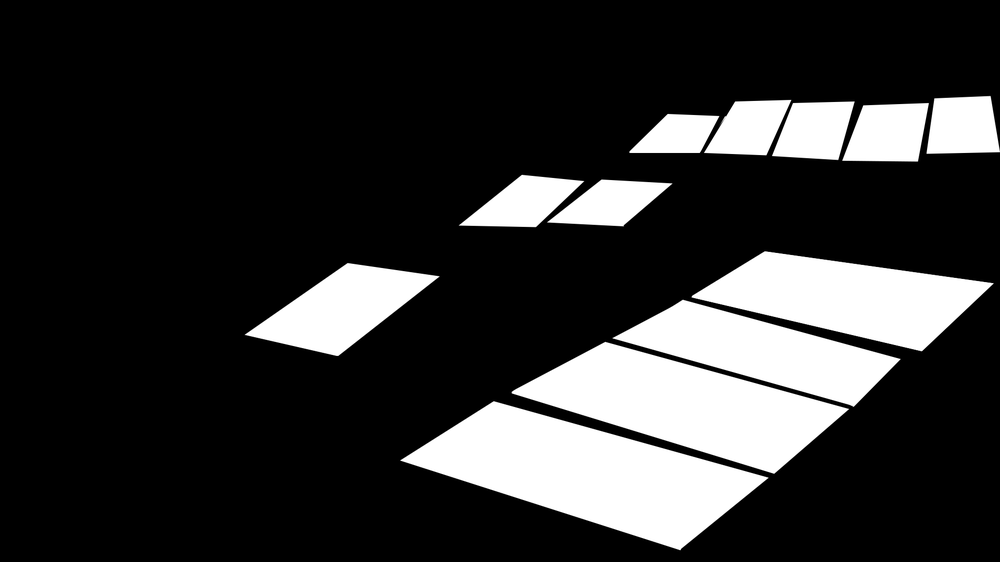
#> input picture imgs/mascarav3.png, 1000 x 562 px, shrunk from 1920 x 1080 before the run, found by its file name
$ python crop.py   (older library calls are emulated)
#> lines starting #> are read from the running program, lines starting #| are printed output that depends on the picture
import os
import cv2

output_dir = "C:/Users/Irving/Documents/Vision/crops"
mask = cv2.imread("C:/Users/Irving/Documents/Vision/mascarav3.png", 0)
#> mask is the input picture: shape (562, 1000); min 0, max 255, mean 49.6

analysis = cv2.connectedComponentsWithStats(mask, 4, cv2.CV_32S)

(totalLabels, label_ids, values, centroid) = analysis
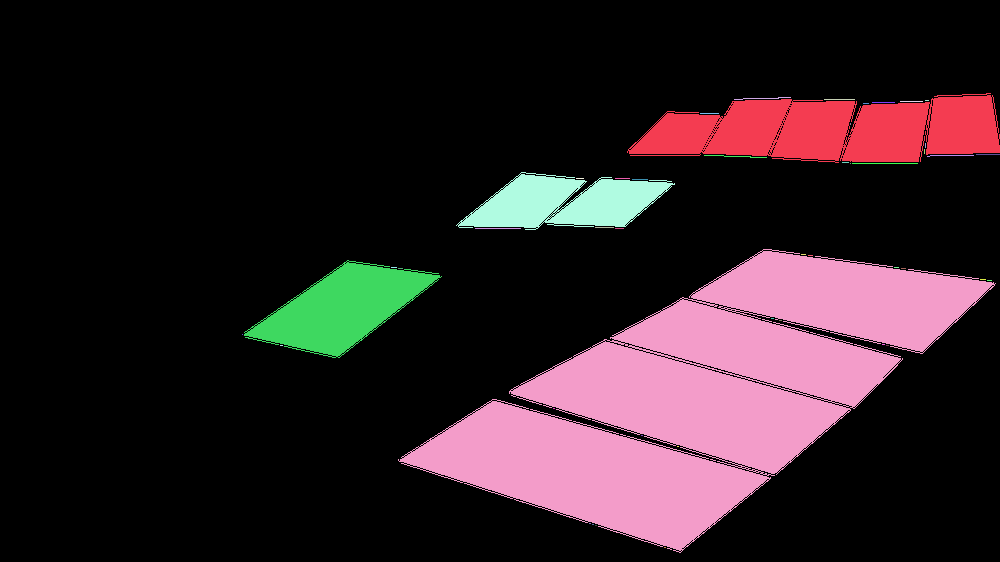
#> label_ids: shape (562, 1000) int32; 48 distinct labels, from 0 to 47; one colour per label, 0 black
#> totalLabels = 48; values = 48 rows, first 6: [0, 0, 1000, 562, 444853], [627, 93, 373, 70, 18411], [734, 97, 57, 3, 58], [824, 99, 31, 1, 31], [900, 101, 23, 1, 23], [925, 100, 4, 1, 4]; centroid = 48 pairs, first value 242 to 989, second value 97.93 to 547

slots = []

for i in range(1, totalLabels):

    area = values[i, cv2.CC_STAT_AREA]

    x1 = values[i, cv2.CC_STAT_LEFT]
    y1 = values[i, cv2.CC_STAT_TOP]
    w = values[i, cv2.CC_STAT_WIDTH]
    h = values[i, cv2.CC_STAT_HEIGHT]

    pt1 = (x1,y1)
    pt2 = (x1 + w, y1 + h)
    (X, Y) = centroid[i]

    slots.append([x1, y1, w, h])
#> this loop made 47 passes
#> (area, x1, y1, w, h, pt2, X, Y) on passes 1, 2, 3, 4, 7, 12, 13, 14, 17, 18, 23, 25: (18411, 627, 93, 373, 70, (1000, 163), 830.2, 130), (58, 734, 97, 57, 3, (791, 100), 762.3, 97.93), (31, 824, 99, 31, 1, (855, 100), 839, 99), (23, 900, 101, 23, 1, (923, 102), 911, 101), (23, 872, 102, 23, 1, (895, 103), 883, 102), (64, 704, 155, 63, 3, (767, 158), 735.2, 156), (47, 927, 155, 47, 2, (974, 157), 950, 155.1), (24, 976, 154, 24, 1, (1000, 155), 987.5, 154), (66, 852, 163, 66, 1, (918, 164), 884.5, 163), (7725, 456, 172, 219, 58, (675, 230), 565.2, 202.3), (46, 475, 228, 46, 1, (521, 229), 497.5, 228), (80964, 398, 249, 598, 304, (996, 553), 700.7, 395)
#> after the loop, slots = 47 items, first 6: [627, 93, 373, 70], [734, 97, 57, 3], [824, 99, 31, 1], [900, 101, 23, 1], [925, 100, 4, 1], [863, 103, 6, 1]


video_path = "D:/video/parking_3.avi"

#> (the run stopped early here; a loop or call above may not have finished)

$ run again, with imgs/mascarav2.png copied over imgs/mascarav3.png
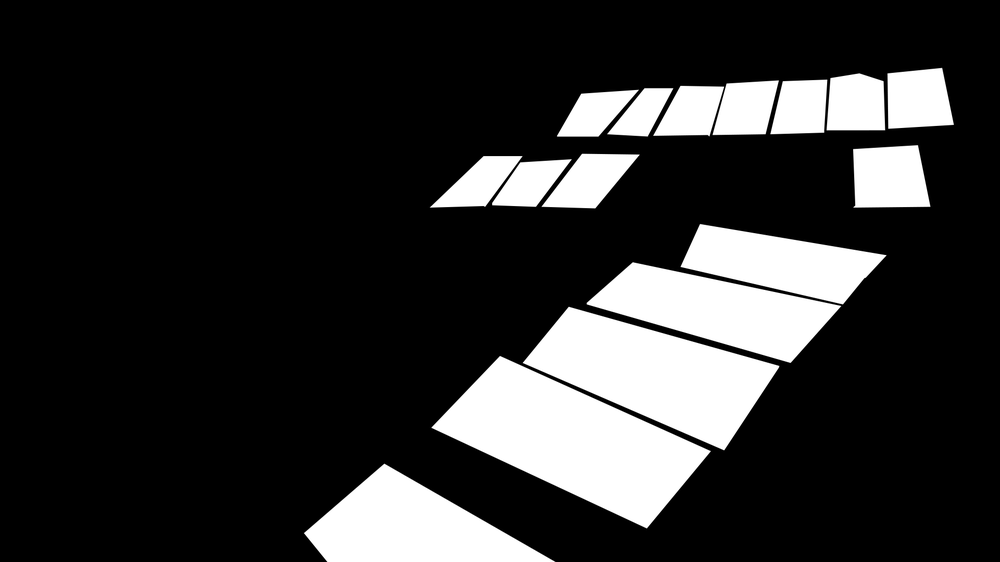
#> input picture imgs/mascarav2.png, 1000 x 562 px, shrunk from 1920 x 1080 before the run, found by its file name
#> mask is the input picture: shape (562, 1000); min 0, max 255, mean 47.9
#> `(totalLabels, label_ids, values, centroid) = analysis`:
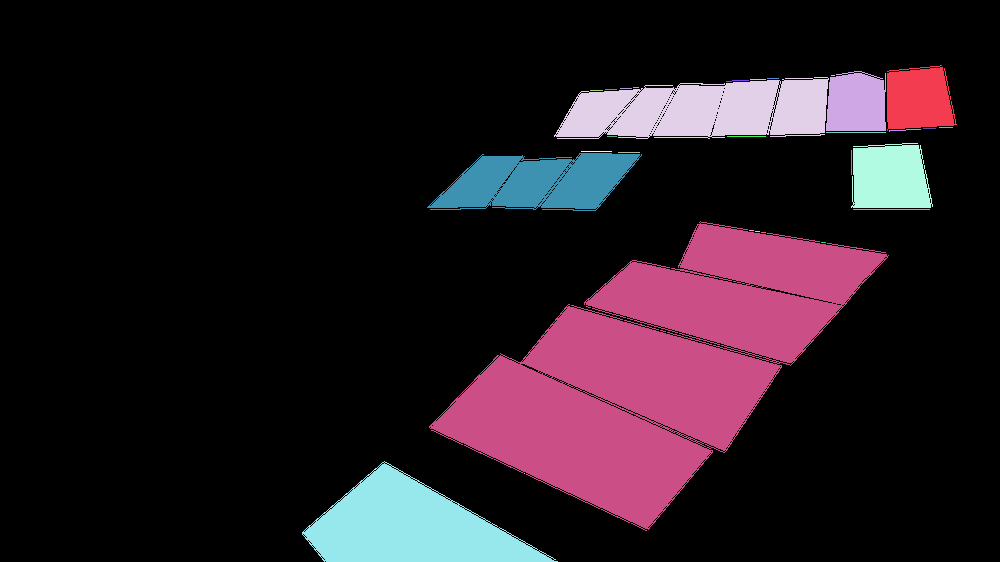
#> label_ids: shape (562, 1000) int32; 31 distinct labels, from 0 to 30; one colour per label, 0 black
#> totalLabels = 31; values = 31 rows, first 6: [0, 0, 1000, 562, 449019], [887, 65, 70, 66, 3687], [826, 71, 60, 60, 3211], [831, 75, 4, 1, 4], [554, 77, 275, 62, 13009], [750, 79, 16, 1, 16]; centroid = 31 pairs, first value 409.5 to 945.5, second value 75 to 526.7
#> the loop `for i in range(1, totalLabels): ` made 30 passes
#> (area, x1, y1, w, h, pt2, X, Y) on passes 1, 2, 4, 7, 13, 15, 17, 18: (3687, 887, 65, 70, 66, (957, 131), 918.2, 98.61), (3211, 826, 71, 60, 60, (886, 131), 855.9, 102.8), (13009, 554, 77, 275, 62, (829, 139), 701.7, 110.3), (23, 726, 80, 23, 2, (749, 82), 737, 80.26), (33, 889, 129, 32, 3, (921, 132), 904, 129.6), (60, 826, 132, 60, 1, (886, 133), 855.5, 132), (39, 727, 136, 39, 1, (766, 137), 746, 136), (4572, 851, 143, 82, 65, (933, 208), 889.4, 177.1)
#> after the loop `for i in range(1, totalLabels):`: slots = 30 items, first 6: [887, 65, 70, 66], [826, 71, 60, 60], [831, 75, 4, 1], [554, 77, 275, 62], [750, 79, 16, 1], [767, 78, 12, 1]
